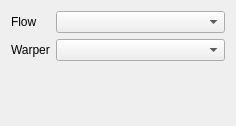
<?xml version="1.0" encoding="UTF-8"?>
<ui version="4.0">
 <class>AdvancedBlendingWidget</class>
 <widget class="QWidget" name="AdvancedBlendingWidget">
  <property name="geometry">
   <rect>
    <x>0</x>
    <y>0</y>
    <width>236</width>
    <height>126</height>
   </rect>
  </property>
  <property name="windowTitle">
   <string>Advanced blending</string>
  </property>
  <layout class="QVBoxLayout" name="verticalLayout_3">
   <item>
    <layout class="QHBoxLayout" name="horizontalLayout">
     <item>
      <layout class="QFormLayout" name="formLayout">
       <item row="1" column="0">
        <widget class="QLabel" name="label">
         <property name="text">
          <string>Flow</string>
         </property>
        </widget>
       </item>
       <item row="1" column="1">
        <widget class="QComboBox" name="comboFlow"/>
       </item>
       <item row="2" column="0">
        <widget class="QLabel" name="label_2">
         <property name="text">
          <string>Warper</string>
         </property>
        </widget>
       </item>
       <item row="2" column="1">
        <widget class="QComboBox" name="comboWarper"/>
       </item>
      </layout>
     </item>
    </layout>
   </item>
  </layout>
 </widget>
 <resources/>
 <connections/>
</ui>
